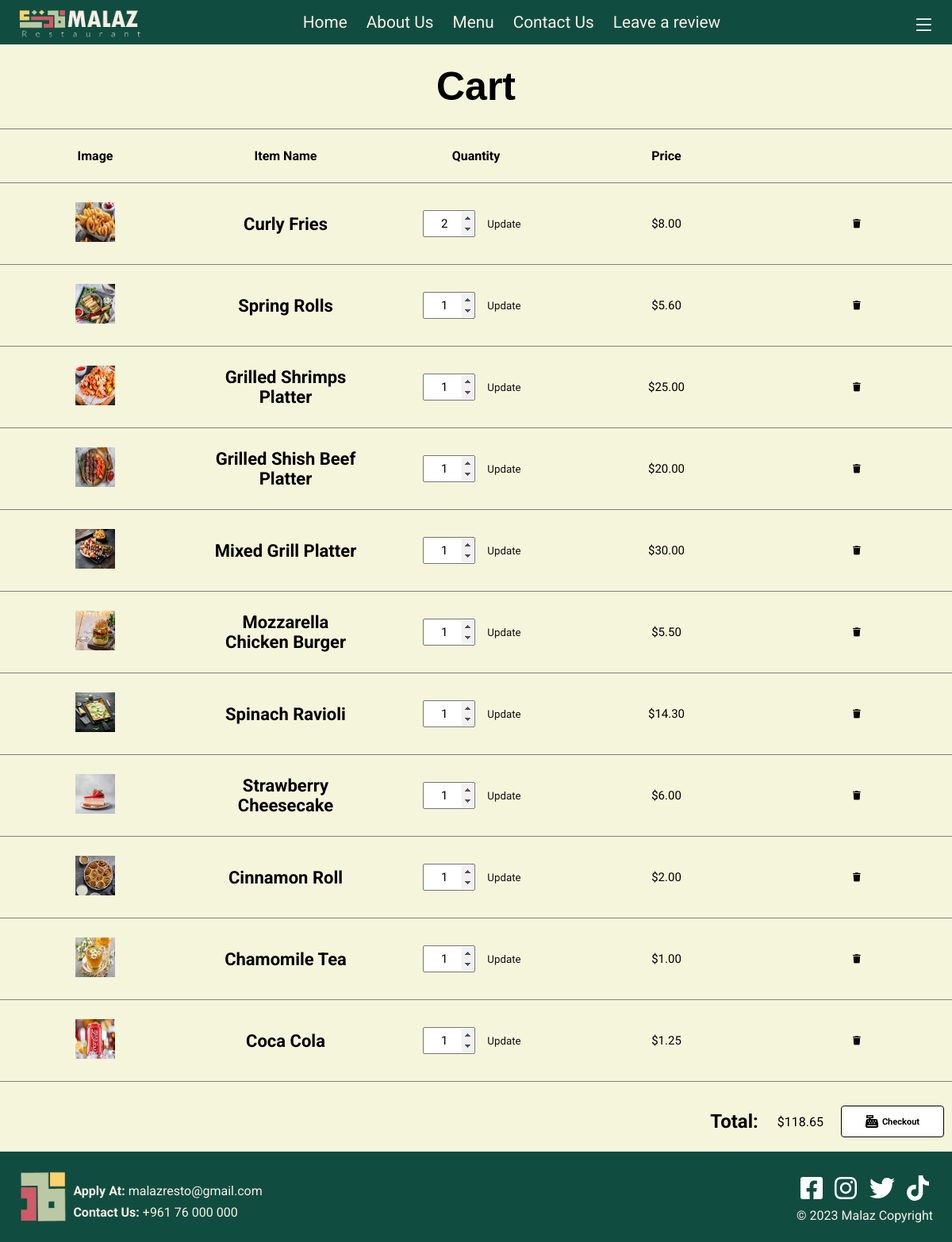
The page /Cart/cart.php (signed in) on the database its author committed.
### tables this page shows
CREATE TABLE `cart` (
  `ItemNum` int(11) NOT NULL,
  `AccountNum` int(11) NOT NULL,
  `Quantity` int(11) NOT NULL
);

CREATE TABLE `menuitem` (
  `ItemNum` int(11) NOT NULL,
  `Category` int(11) NOT NULL,
  `ItemName` varchar(30) NOT NULL,
  `Description` text NOT NULL,
  `Price` double NOT NULL,
  `Photo` varchar(520) NOT NULL,
  `IsActive` tinyint(1) NOT NULL
);

### Cart/cart.php (the view, shortened to what this page needs)
<!DOCTYPE html>
<html lang="en">
<head>
    <link rel="stylesheet" href="cart-style.css">
    <link rel="stylesheet" href="../style.css">
    <link rel="stylesheet" href="../sign-style.css">
    <link href="https://fonts.cdnfonts.com/css/tw-cen-mt-std" rel="stylesheet">
    <link rel="stylesheet" href="https://cdnjs.cloudflare.com/ajax/libs/font-awesome/4.7.0/css/font-awesome.css">
    <link rel="stylesheet" href="https://cdnjs.cloudflare.com/ajax/libs/font-awesome/6.0.0/css/all.min.css">
</head>
<body>
    <?php
    require("../navbar.php");
    NavBar();
    require("../sign-forms.php");
    $account = isset($_SESSION['id']) ? ($_SESSION['id']) : (3);
    ?>
    <h1>Cart</h1>
    <main class="cart-body transition-fade">
        <?php
        $query = "SELECT menuitem.ItemNum , menuitem.ItemName, menuitem.Photo, cart.Quantity, menuitem.Price,AccountNum
     From cart
     INNER JOIN menuitem ON cart.ItemNum = menuitem.ItemNum
     WHERE cart.AccountNum = $account";
        $result = mysqli_query($conn, $query);
        if ($result->num_rows > 0) {
            echo "<table id='cart-table'>";
            echo "<thead>";
            echo "<tr>";
            echo "<th>Image</th>";
            echo "<th>Item Name</th>";
            echo "<th>Quantity</th>";
            echo "<th>Price</th>";
            echo "</tr>";
            echo "</thead>";
            echo "<tbody>";
            while ($row = mysqli_fetch_assoc($result)) {
                echo "<tr data-itemnum='" . $row['ItemNum'] . "' data-accountnum='" . $account . "' data-price='" . $row['Price'] . "'>";
                echo "<td><img src='" . $row['Photo'] . "' alt='" . $row['ItemName'] . "' style='width: 50px; height: 50px;'></td>";
                echo "<td>" . $row['ItemName'] . "</td>";
                echo "<td>";
                echo "<form action='updatequantity.php' method='POST'>";
                echo "<input type='number' name='quantity' class='quantity-input' value='" . $row['Quantity'] . "' min='1'>";
                echo "<input type='submit' value='Update' class='update-btn'>";
                echo "</form>";
                echo "</td>";
                echo "<td class='price'>$" . number_format($row['Price'] * $row['Quantity'], 2, '.', "")  . "</td>";
                echo "<td>";
                echo "<a class='delete-link'><i class='fa-solid fa-trash fa-xs'></i></a>";
                echo "</td>";
                echo "</tr>";
            }
            echo "</tbody>";
            echo "</table>";
            echo "
            <div class='checkout'>
            <h2 class='total-title'>Total:</h2>
            <p class='total-price' id='total-price'>";
            require_once('add_to_cart.php');
            calcTotal($account);
            echo "
            </p>
            <button class='checkout-btn'>
                <svg id='checkout-icon' title='Checkout' xmlns='http://www.w3.org/2000/svg' height='1em' viewBox='0 0 512 512' style='fill:black;'>
                    <path d='M64 0C46.3 0 32 14.3 32 32V96c0 17.7 14.3 32 32 32h80v32H87c-31.6 0-58.5 23.1-63.3 54.4L1.1 364.1C.4 368.8 0 373.6 0 378.4V448c0 35.3 28.7 64 64 64H448c35.3 0 64-28.7 64-64V378.4c0-4.8-.4-9.6-1.1-14.4L488.2 214.4C483.5 183.1 456.6 160 425 160H208V128h80c17.7 0 32-14.3 32-32V32c0-17.7-14.3-32-32-32H64zM96 48H256c8.8 0 16 7.2 16 16s-7.2 16-16 16H96c-8.8 0-16-7.2-16-16s7.2-16 16-16zM64 432c0-8.8 7.2-16 16-16H432c8.8 0 16 7.2 16 16s-7.2 16-16 16H80c-8.8 0-16-7.2-16-16zm48-168a24 24 0 1 1 0-48 24 24 0 1 1 0 48zm120-24a24 24 0 1 1 -48 0 24 24 0 1 1 48 0zM160 344a24 24 0 1 1 0-48 24 24 0 1 1 0 48zM328 240a24 24 0 1 1 -48 0 24 24 0 1 1 48 0zM256 344a24 24 0 1 1 0-48 24 24 0 1 1 0 48zM424 240a24 24 0 1 1 -48 0 24 24 0 1 1 48 0zM352 344a24 24 0 1 1 0-48 24 24 0 1 1 0 48z' />
                </svg>
                <h5>Checkout</h5>
        </div>
            ";
        } else {
            echo "<p class='empty_cart'>Your Cart is Empty :(</p>";
        }
        ?>
    </main>
    <?php
    require('../footer.php');
    Footer();
    ?>
</body>
</html>

### navbar.php (shortened to what this page needs)
<?php
function NavBar()
{
    echo "
    <nav class='nav-bar nav-1' id='nav-bar'>
        <a href='../Home/index.php' class='nav-options logo'><img src='../Malaz Design/Nav  Bar Logo - Not Bold.png' alt='Logo'
                class='logo-img'></a>
        <a href='../Home/index.php' class='nav-options'>Home</a>
        <a href='../About/about.php' class='nav-options'>About Us</a>
        <a href='../Menu/menu.php' class='nav-options'>Menu</a>
        <a href='../Contact/contact.php' class='nav-options'>Contact Us</a>
        <a href='../Review/review.php' class='nav-options'>Leave a review</a>
        <svg class='account-icon account-icons' id='account-icon' xmlns='http://www.w3.org/2000/svg' width='35px' height='35px' fill='currentColor' class='bi bi-list' viewBox='0 0 20 20'>
            <path fill-rule='evenodd' d='M2.5 12a.5.5 0 0 1 .5-.5h10a.5.5 0 0 1 0 1H3a.5.5 0 0 1-.5-.5m0-4a.5.5 0 0 1 .5-.5h10a.5.5 0 0 1 0 1H3a.5.5 0 0 1-.5-.5m0-4a.5.5 0 0 1 .5-.5h10a.5.5 0 0 1 0 1H3a.5.5 0 0 1-.5-.5'/>
        </svg>
        <div class='account' id='account'>
            <ul class='main-ul'>";
    echo "
            </ul>
        </div>
    </nav>
    <nav class='nav-2'>
        <a href='../Home/index.php' class='nav-options logo'><img src='../Malaz Design/Nav  Bar Logo - Not Bold.png' alt='Logo'
                class='logo-img'></a>
        <button class='drop-nav-bar'>
            <svg id='dropdown-menu' xmlns='http://www.w3.org/2000/svg' height='2em' viewBox='0 0 448 512'><style>svg{fill:#fafafa}</style><path d='M0 96C0 78.3 14.3 64 32 64H416c17.7 0 32 14.3 32 32s-14.3 32-32 32H32C14.3 128 0 113.7 0 96zM0 256c0-17.7 14.3-32 32-32H416c17.7 0 32 14.3 32 32s-14.3 32-32 32H32c-17.7 0-32-14.3-32-32zM448 416c0 17.7-14.3 32-32 32H32c-17.7 0-32-14.3-32-32s14.3-32 32-32H416c17.7 0 32 14.3 32 32z'/></svg>
        </button>
        <div class='nav-items'>
            <ul>
                <li class='nav-2-li'><a href='../Home/index.php' class='nav-options-nav2'>Home</a></li>
                <li class='nav-2-li'><a href='../About/about.php' class='nav-options-nav2'>About Us</a></li>
                <li class='nav-2-li'><a href='../Menu/menu.php' class='nav-options-nav2'>Menu</a></li>
                <li class='nav-2-li'><a href='../Contact/contact.php' class='nav-options-nav2'>Contact Us</a></li>
                <li id='last'><a href='../Review/review.php' class='nav-options-nav2'>Leave a review</a></li>";
    echo "
            </ul>
        </div>
    </nav>
";
}

### Cart/add_to_cart.php (shortened to what this page needs)
<?php
include('../config.php');
function calcTotal($account)
{
    global $conn;
    $stmt = $conn->prepare("SELECT menuitem.Price, cart.Quantity FROM cart INNER JOIN menuitem ON menuitem.ItemNum = cart.ItemNum WHERE cart.AccountNum = ?");
    $stmt->bind_param("i", $account);
    if (!$stmt->execute()) {
        error_log("Error calculating total: " . $conn->error);
        return "Error";
    }
    $result = $stmt->get_result();
    $total = 0;
    while ($row = $result->fetch_assoc()) {
        $total += doubleval($row['Price']) * intval($row['Quantity']);
    }
    echo "$" . strval(number_format($total, 2, '.', ""));
}

### footer.php (shortened to what this page needs)
<?php
function Footer(){
    echo "
    <footer class='footer'>
        <div class='footer-p1'>
            <img src='../Malaz Design/Footer Logo.png' alt='Logo' class='footer-logo'>
            <div class='footer-div-p1'>
                <p class='contact-footer'><b>Apply At:</b> malazresto@gmail.com</p>
                <p class='contact-footer'><b>Contact Us:</b> +961 76 000 000</p>
            </div>
        </div>
        <div class='footer-p2'>
            <div class='icons-list'>
                <a href='https://www.facebook.com/' target='_blank'>
                </a>
                <a href='https://www.instagram.com/' target='_blank'>
                </a>
                <a href='https://twitter.com/' target='_blank'>
                </a>
                <a href='https://www.tiktok.com/en/' target='_blank'>
                </a>
            </div>
            <p class='copyright'>&copy; 2023 Malaz Copyright</p>
        </div>
    </footer>
    ";
}
?>

### Cart/cart-style.css (style rules this page uses)
body { scroll-behavior: smooth; overflow-y: scroll; }
body>h1 { font-size: 50px; margin: 1%; margin-top: 2%; text-align: center; }
.cart-body { position: relative; display: flex; flex-direction: column; align-items: center; justify-content: center; min-height: 70vh; }
table { border-collapse: collapse; margin: 1%; box-shadow: 5px 5px 15px gray; }
th, td { border-bottom: 1px solid gray; width: 200px; padding: 2%; text-align: center; }
.nav-options { padding: 0.5%; margin: 0.5%; text-decoration: none; color: #e0ddd9; font-weight: 400; }
.update-btn { margin-left: 5px; color: rgb(19, 18, 18); background-color: white; padding: 5px 10px; border: none; border-radius: 5px; background-color: transparent; }
.total-title, .total-price { padding: 2% 1%; align-self: center; }
.checkout { margin-top: auto; display: flex; justify-content: flex-end; align-items: center; width: 100%; }
.checkout-btn { height: 40px; padding: 10px 7px; margin: 10px; background-color: white; border: 1px solid black; width: 130px; border-radius: 4px; display: flex; align-items: center; justify-content: center; }
#checkout-icon { font-size: 1rem; margin-right: 5px; }
input[type=number] { outline: none; color: black; width: 59px; height: 28px; text-align: center; padding-left: 3px; }
input[type="number"] { height: 2em; font-size: 1em; }
table { width: 100%; box-shadow: none; border-collapse: collapse; }
td { height: 15px; font-size: 15px; border-bottom: none; }
th { border-bottom: none; font-weight: bold; }
body { background: white; }
tr { border-top: 1px solid gray; border-bottom: 1px solid gray; }
tr td:nth-child(2) { font-size: 22px; position: relative; font-weight: bold; align-items: center; }

### style.css (style rules this page uses)
* { margin: 0; padding: 0; font-family: 'Roboto', sans-serif; }
html { scroll-behavior: smooth; }
body { background-color: beige; overflow-x: hidden; }
body { display: flex; flex-direction: column; min-height: 100vh; margin: 0; }
h1 { margin: 0.5%; font-family: 'Tw Cen MT Std', sans-serif; }
button { cursor: pointer; }
a, button { color: black; }
.nav-bar { display: flex; font-size: 1.3em; background-color: #104d40; position: relative; justify-content: center; align-items: center; width: 100%; z-index: 1; font-weight: 400; padding: 0.35% 0; }
.nav-options { padding: 0.5%; margin: 0.5%; text-decoration: none; color: #F8EFE5; font-weight: 400; }
.logo { margin-top: 16px; position: absolute; left: 0; padding: 20px 0; }
.logo-img { height: 120px; width: 230px; margin-top: 1.5%; padding: 2%; padding-right: 1.5%; }
.account-icon { background-color: transparent; border-radius: 100%; position: absolute; right: 0; top: 5px; padding: 0.5% 0.7%; margin: 0.5%; width: 35px; height: 35px; }
.account-icons { fill: white; }
.footer { background-color: #104d40; padding: 2%; display: flex; align-items: center; justify-content: space-between; position: relative; bottom: 0%; color: #F8EFE5; margin-top: auto; overflow: hidden; }
.footer-p1 { display: flex; width: 35vw; }
.footer-logo { width: 60px; align-self: flex-start; }
.contact-footer { margin: 1%; width: 500px; }
.footer-div-p1 { display: flex; flex-direction: column; width: 100%; align-self: flex-end; margin-left: 1%; }
.footer-p2 { display: flex; flex-direction: column; align-self: flex-end; }
.icons-list { width: 100%; display: flex; justify-content: center; }
.icons-list a { text-decoration: none; padding: 1%; margin: 2% 3.5%; }
.social-media-icons { font-size: 2rem; }
@media screen and (max-width:1200px) { .nav-options:nth-child(2) { margin-left: 8%; } }
@media screen and (max-width:1200px) { .logo-img { height: 110px; width: 210px; } }
.transition-fade { animation: openPage 550ms linear 1 forwards; }

### navbar.php (style rules this page uses)
svg { fill:#fafafa }

### footer.php (style rules this page uses)
svg.social-media-icons { fill: #ffffff; }

### rows shown on the page
cart: ItemNum.Photo (picture), ItemNum.ItemName "Curly Fries", quantity "2", $row['Price'] * $row['Quantity'] "8.00"
cart: ItemNum.Photo (picture), ItemNum.ItemName "Spring Rolls", quantity "1", $row['Price'] * $row['Quantity'] "5.60"
cart: ItemNum.Photo (picture), ItemNum.ItemName "Grilled Shrimps Platter", quantity "1", $row['Price'] * $row['Quantity'] "25.00"
cart: ItemNum.Photo (picture), ItemNum.ItemName "Grilled Shish Beef Platter", quantity "1", $row['Price'] * $row['Quantity'] "20.00"
cart: ItemNum.Photo (picture), ItemNum.ItemName "Mixed Grill Platter", quantity "1", $row['Price'] * $row['Quantity'] "30.00"
cart: ItemNum.Photo (picture), ItemNum.ItemName "Mozzarella Chicken Burger", quantity "1", $row['Price'] * $row['Quantity'] "5.50"
cart: ItemNum.Photo (picture), ItemNum.ItemName "Spinach Ravioli", quantity "1", $row['Price'] * $row['Quantity'] "14.30"
cart: ItemNum.Photo (picture), ItemNum.ItemName "Strawberry Cheesecake", quantity "1", $row['Price'] * $row['Quantity'] "6.00"
cart: ItemNum.Photo (picture), ItemNum.ItemName "Cinnamon Roll", quantity "1", $row['Price'] * $row['Quantity'] "2.00"
cart: ItemNum.Photo (picture), ItemNum.ItemName "Chamomile Tea", quantity "1", $row['Price'] * $row['Quantity'] "1.00"
cart: ItemNum.Photo (picture), ItemNum.ItemName "Coca Cola", quantity "1", $row['Price']*$row['Quantity'] "1.25"

### other values the page prints
$total "118.65"
